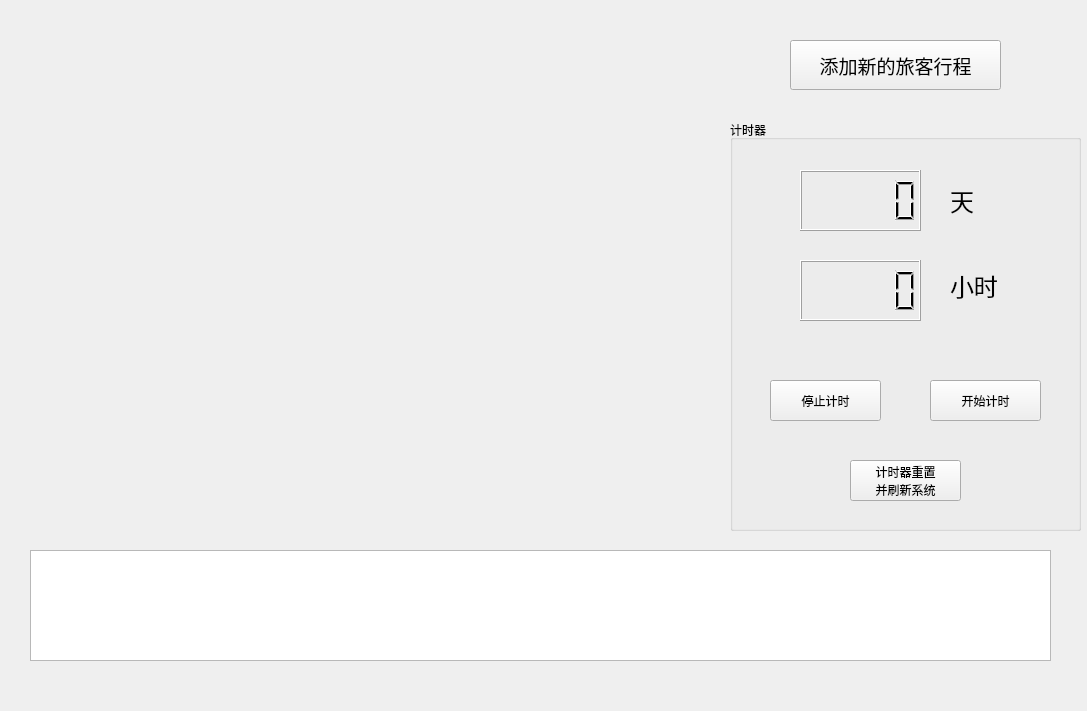
<?xml version="1.0" encoding="UTF-8"?>
<ui version="4.0">
 <class>MainWindow</class>
 <widget class="QMainWindow" name="MainWindow">
  <property name="geometry">
   <rect>
    <x>0</x>
    <y>0</y>
    <width>1087</width>
    <height>711</height>
   </rect>
  </property>
  <property name="minimumSize">
   <size>
    <width>1087</width>
    <height>711</height>
   </size>
  </property>
  <property name="maximumSize">
   <size>
    <width>1087</width>
    <height>711</height>
   </size>
  </property>
  <property name="windowTitle">
   <string>MainWindow</string>
  </property>
  <widget class="QWidget" name="centralwidget">
   <widget class="QTextBrowser" name="log_view">
    <property name="geometry">
     <rect>
      <x>30</x>
      <y>550</y>
      <width>1021</width>
      <height>111</height>
     </rect>
    </property>
   </widget>
   <widget class="QWidget" name="theMap" native="true">
    <property name="geometry">
     <rect>
      <x>20</x>
      <y>30</y>
      <width>700</width>
      <height>500</height>
     </rect>
    </property>
    <property name="minimumSize">
     <size>
      <width>529</width>
      <height>0</height>
     </size>
    </property>
    <property name="layoutDirection">
     <enum>Qt::LeftToRight</enum>
    </property>
    <property name="styleSheet">
     <string notr="true"/>
    </property>
   </widget>
   <widget class="QPushButton" name="insert_button">
    <property name="geometry">
     <rect>
      <x>790</x>
      <y>40</y>
      <width>211</width>
      <height>50</height>
     </rect>
    </property>
    <property name="minimumSize">
     <size>
      <width>100</width>
      <height>50</height>
     </size>
    </property>
    <property name="maximumSize">
     <size>
      <width>16777215</width>
      <height>16777215</height>
     </size>
    </property>
    <property name="font">
     <font>
      <family>Agency FB</family>
      <pointsize>14</pointsize>
     </font>
    </property>
    <property name="text">
     <string>添加新的旅客行程</string>
    </property>
   </widget>
   <widget class="QGroupBox" name="groupBox">
    <property name="geometry">
     <rect>
      <x>730</x>
      <y>120</y>
      <width>351</width>
      <height>411</height>
     </rect>
    </property>
    <property name="title">
     <string>计时器</string>
    </property>
    <widget class="QPushButton" name="start">
     <property name="geometry">
      <rect>
       <x>200</x>
       <y>260</y>
       <width>111</width>
       <height>41</height>
      </rect>
     </property>
     <property name="text">
      <string>开始计时</string>
     </property>
    </widget>
    <widget class="QPushButton" name="stop">
     <property name="geometry">
      <rect>
       <x>40</x>
       <y>260</y>
       <width>111</width>
       <height>41</height>
      </rect>
     </property>
     <property name="text">
      <string>停止计时</string>
     </property>
    </widget>
    <widget class="QPushButton" name="restart">
     <property name="geometry">
      <rect>
       <x>120</x>
       <y>340</y>
       <width>111</width>
       <height>41</height>
      </rect>
     </property>
     <property name="text">
      <string>计时器重置
并刷新系统</string>
     </property>
    </widget>
    <widget class="QLabel" name="hourlabel">
     <property name="geometry">
      <rect>
       <x>220</x>
       <y>140</y>
       <width>71</width>
       <height>51</height>
      </rect>
     </property>
     <property name="font">
      <font>
       <family>Agency FB</family>
       <pointsize>18</pointsize>
      </font>
     </property>
     <property name="text">
      <string>小时</string>
     </property>
    </widget>
    <widget class="QLabel" name="day_label">
     <property name="geometry">
      <rect>
       <x>220</x>
       <y>60</y>
       <width>51</width>
       <height>41</height>
      </rect>
     </property>
     <property name="font">
      <font>
       <family>Agency FB</family>
       <pointsize>18</pointsize>
      </font>
     </property>
     <property name="text">
      <string>天</string>
     </property>
    </widget>
    <widget class="QLCDNumber" name="hour_lcdNumber">
     <property name="geometry">
      <rect>
       <x>70</x>
       <y>140</y>
       <width>121</width>
       <height>61</height>
      </rect>
     </property>
    </widget>
    <widget class="QLCDNumber" name="day_lcdNumber">
     <property name="geometry">
      <rect>
       <x>70</x>
       <y>50</y>
       <width>121</width>
       <height>61</height>
      </rect>
     </property>
    </widget>
   </widget>
   <zorder>log_view</zorder>
   <zorder>insert_button</zorder>
   <zorder>groupBox</zorder>
   <zorder>theMap</zorder>
  </widget>
  <widget class="QMenuBar" name="menubar">
   <property name="geometry">
    <rect>
     <x>0</x>
     <y>0</y>
     <width>1087</width>
     <height>26</height>
    </rect>
   </property>
  </widget>
 </widget>
 <resources/>
 <connections/>
</ui>
